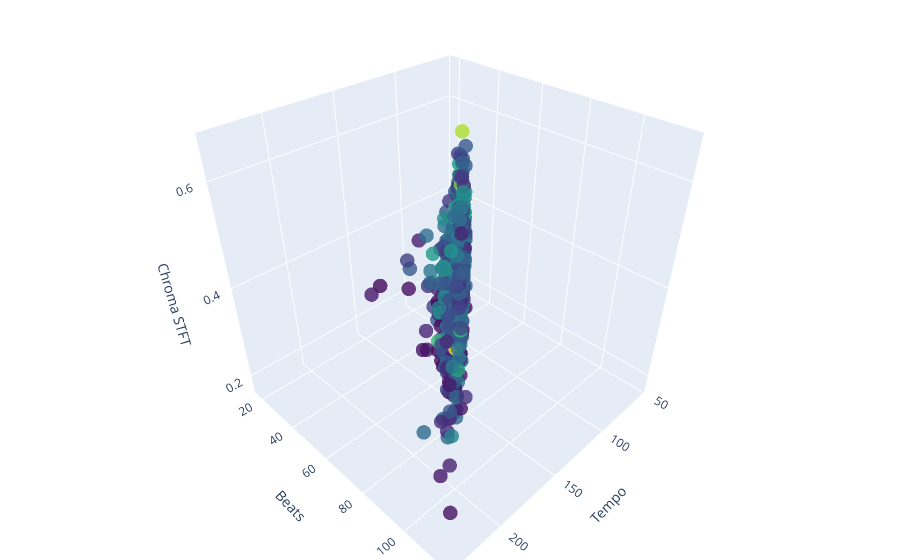

Notebook source saved alongside this figure:
### Code cell
import plotly.graph_objects as go

# Create the 3D scatter plot
fig = go.Figure(data=[go.Scatter3d(x=df['tempo'],\
    y=df['beats'],
    z=df['chroma_stft'],
    mode='markers',
    marker=dict(
        size=5,
        color=df['rmse'],
        colorscale='Viridis',
        opacity=0.8
    ),
     text=df['spectral_centroid'] 
)])

# Update the layout of the plot
fig.update_layout(
    scene=dict(
        xaxis_title='Tempo',
        yaxis_title='Beats',
        zaxis_title='Chroma STFT'
    ),
    margin=dict(l=0, r=0, b=0, t=0)
)

# Show the plot
fig.show()

### Figure 1 — Plotly figure (JSON) as saved in the notebook; plotly's stock layout.template omitted (floating-point values rounded to 4 significant figures; data arrays with more than 128 entries replaced by an {"elided": "..."} marker saying what was removed)
{"data": [{"marker": {"color": {"elided": "1000 float values"}, "colorscale": [[0, "#440154"], [0.1111, "#482878"], [0.2222, "#3e4989"], [0.3333, "#31688e"], [0.4444, "#26828e"], [0.5556, "#1f9e89"], [0.6667, "#35b779"], [0.7778, "#6ece58"], [0.8889, "#b5de2b"], [1, "#fde725"]], "opacity": 0.8, "size": 5}, "mode": "markers", "text": {"elided": "1000 float values"}, "type": "scatter3d", "x": {"elided": "1000 float values"}, "y": {"elided": "1000 int values"}, "z": {"elided": "1000 float values"}}], "layout": {"margin": {"b": 0, "l": 0, "r": 0, "t": 0}, "scene": {"xaxis": {"title": {"text": "Tempo"}}, "yaxis": {"title": {"text": "Beats"}}, "zaxis": {"title": {"text": "Chroma STFT"}}}}}
